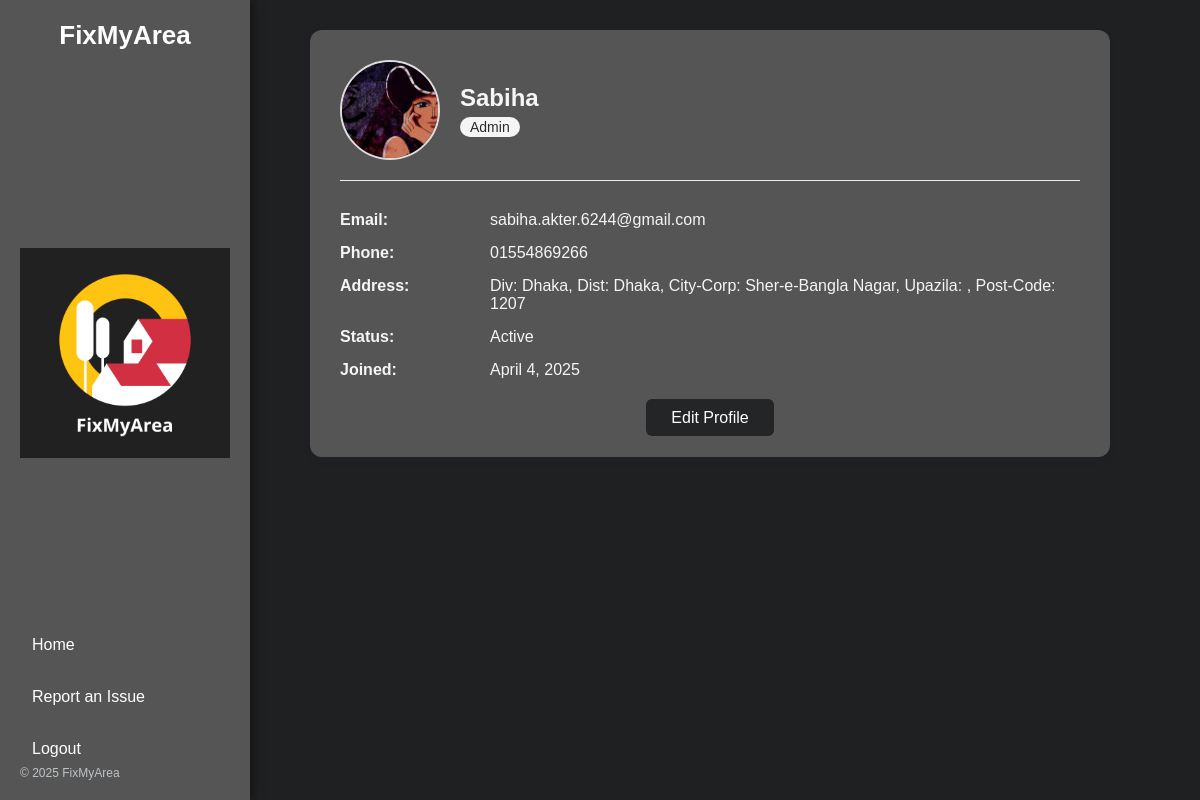
The app's page /profile.php (signed in) with its own data.
### tables this page shows
CREATE TABLE `users` (
  `id` int(11) NOT NULL,
  `name` varchar(255) NOT NULL,
  `email` varchar(255) NOT NULL,
  `phone` varchar(20) NOT NULL,
  `password` varchar(255) NOT NULL,
  `role` enum('citizen','service_provider','admin') NOT NULL DEFAULT 'citizen',
  `status` enum('active','inactive','banned') NOT NULL DEFAULT 'active',
  `profile_picture` text DEFAULT NULL,
  `created_at` timestamp NOT NULL DEFAULT current_timestamp(),
  `updated_at` timestamp NOT NULL DEFAULT current_timestamp() ON UPDATE current_timestamp(),
  `otp_code` varchar(6) DEFAULT NULL,
  `otp_expires_at` datetime DEFAULT NULL,
  `is_verified` tinyint(1) DEFAULT 0,
  `division` varchar(100) DEFAULT NULL,
  `district` varchar(100) DEFAULT NULL,
  `city_corporation` varchar(100) DEFAULT NULL,
  `upazila` varchar(100) DEFAULT NULL,
  `postcode` varchar(20) DEFAULT NULL
);

### profile.php (the view, shortened to what this page needs)
<?php
require_once("includes/config.php");
$email = $_SESSION['userLoggedIn'];
$stmt = $con->prepare("SELECT * FROM users WHERE email = ?");
$stmt->execute([$email]);
$user = $stmt->fetch(PDO::FETCH_ASSOC);
$addressParts = array_filter([
    'Div: ' . $user['division'],
    'Dist: ' . $user['district'],
    'City-Corp: ' . $user['city_corporation'],
    'Upazila: ' . $user['upazila'],
    'Post-Code: ' . $user['postcode']
]);
$fullAddress = implode(', ', $addressParts);
?>
<!DOCTYPE html>
<html lang="en">
<head>
    <link rel="stylesheet" href="assets/style/style.css">
</head>
<body>
    <div class="sidebar">
        <div class="logo">FixMyArea</div>
        <img src="assets/images/logo.png" alt="Logo" />
        <nav>
            <a href="index.php">Home</a>
            <a href="report.php">Report an Issue</a>
            <a href="logout.php">Logout</a>
        </nav>
        <div class="bottom-text">© <?= date("Y") ?> FixMyArea</div>
    </div>
    <div class="main-container">
        <div class="profile-card">
            <div class="profile-header">
                <img src="<?php echo !empty($user['profile_picture']) ? htmlspecialchars($user['profile_picture']) : 'assets/images/default-profile.png'; ?>" alt="Profile Picture">
                <div>
                    <h2><?php echo htmlspecialchars($user['name']); ?></h2>
                    <span><?php echo ucfirst($user['role']); ?></span>
                </div>
            </div>
            <div class="profile-info">
                <div class="label">Email:</div>
                <div><?php echo htmlspecialchars($user['email']); ?></div>
                <div class="label">Phone:</div>
                <div><?php echo !empty($user['phone']) ? htmlspecialchars($user['phone']) : 'Not provided'; ?></div>
                <div class="label">Address:</div>
                <div><?php echo !empty($fullAddress) ? htmlspecialchars($fullAddress) : 'Not provided'; ?></div>
                <div class="label">Status:</div>
                <div><?php echo ucfirst($user['status']); ?></div>
                <div class="label">Joined:</div>
                <div><?php echo date("F j, Y", strtotime($user['created_at'])); ?></div>
            </div>
            <div class="edit-btn">
                <a href="profile_setup.php">Edit Profile</a>
            </div>
        </div>
    </div>
</body>
</html>

### assets/style/style.css (style rules this page uses)
html, body { height: 100%; padding: 0; margin: 0; font-family: Arial, Helvetica, sans-serif; }
* { box-sizing: border-box; }
a { text-decoration: none; }
.sidebar { width: 250px; background-color: #333; color: #fff; padding: 20px; position: fixed; top: 0; left: 0; height: 100%; box-shadow: 2px 0 10px rgba(0, 0, 0, 0.1); display: flex; flex-direction: column; justify-content: space-between; z-index: 1; }
.sidebar .logo { font-size: 24px; font-weight: bold; margin-bottom: 20px; }
.sidebar nav a { color: #fff; font-size: 16px; margin-bottom: 10px; text-decoration: none; display: block; padding: 10px; }
.sidebar .bottom-text { font-size: 12px; color: #bbb; text-align: center; }
* { box-sizing: border-box; margin: 5; padding: 2; font-family: Arial, Helvetica, sans-serif; }
body { background-color: rgba(0, 0, 0, 0.812); height: 100%; padding: 0; margin: 0; font-family: Arial, Helvetica, sans-serif; }
.sidebar { position: fixed; top: 0; left: 0; width: 250px; height: 100vh; background-color: #555; color: white; padding: 20px; box-shadow: 2px 0 10px rgba(0, 0, 0, 0.5); }
.sidebar .logo { font-size: 26px; font-weight: bold; text-align: center; margin-bottom: 30px; }
.sidebar nav a { display: block; padding: 12px; color: white; text-decoration: none; margin-bottom: 10px; border-radius: 5px; transition: background-color 0.3s ease; }
.sidebar .bottom-text { position: absolute; bottom: 20px; left: 20px; font-size: 12px; color: #bdc3c7; }

### profile.php (style rules this page uses)
.main-container { margin-left: 220px; padding: 30px; background-color: rgb(30, 32, 34); min-height: 100vh; }
.profile-card { background: #555; border-radius: 12px; padding: 30px; max-width: 800px; margin: auto; box-shadow: 0 3px 10px rgba(45, 44, 94, 0.05); }
.profile-header { display: flex; align-items: center; gap: 20px; border-bottom: 1px solid #eee; padding-bottom: 20px; margin-bottom: 30px; }
.profile-header img { width: 100px; height: 100px; object-fit: cover; border-radius: 50%; border: 2px solid #ddd; }
.profile-header h2 { margin: 0; font-size: 24px; color: whitesmoke; }
.profile-header span { display: inline-block; margin-top: 5px; background-color: whitesmoke; color: rgb(42, 42, 43); font-size: 14px; padding: 2px 10px; border-radius: 15px; }
.profile-info { display: grid; grid-template-columns: 150px 1fr; row-gap: 15px; font-size: 16px; color: whitesmoke; }
.profile-info .label { font-weight: bold; color: whitesmoke; }
.edit-btn { margin-top: 30px; text-align: center; }
.edit-btn a { background-color: rgb(36, 37, 39); color: white; padding: 10px 25px; border-radius: 6px; text-decoration: none; transition: 0.3s; }

### records on screen
users: profile_picture (picture), name "Sabiha", role "Admin", email "sabiha.akter.6244@gmail.com", phone "01554869266", status "Active", created_at "April 4, 2025"

### other values on screen
$fullAddress "Div: Dhaka, Dist: Dhaka, City-Corp: Sher-e-Bangla Nagar, Upazila: , Post-Code: 1207"
